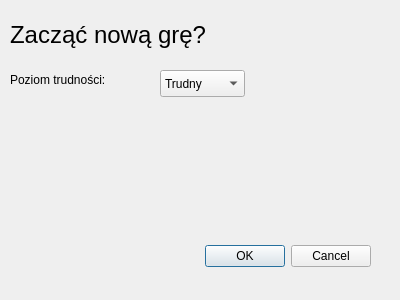
<?xml version="1.0" encoding="UTF-8"?>
<ui version="4.0">
 <class>NewGameDialog</class>
 <widget class="QDialog" name="NewGameDialog">
  <property name="geometry">
   <rect>
    <x>0</x>
    <y>0</y>
    <width>400</width>
    <height>300</height>
   </rect>
  </property>
  <property name="windowTitle">
   <string>Dialog</string>
  </property>
  <widget class="QDialogButtonBox" name="buttonBox">
   <property name="geometry">
    <rect>
     <x>30</x>
     <y>240</y>
     <width>341</width>
     <height>32</height>
    </rect>
   </property>
   <property name="orientation">
    <enum>Qt::Horizontal</enum>
   </property>
   <property name="standardButtons">
    <set>QDialogButtonBox::Cancel|QDialogButtonBox::Ok</set>
   </property>
  </widget>
  <widget class="QLabel" name="label">
   <property name="geometry">
    <rect>
     <x>10</x>
     <y>20</y>
     <width>200</width>
     <height>30</height>
    </rect>
   </property>
   <property name="font">
    <font>
     <pointsize>18</pointsize>
    </font>
   </property>
   <property name="text">
    <string>Zacząć nową grę?</string>
   </property>
  </widget>
  <widget class="QLabel" name="label_2">
   <property name="geometry">
    <rect>
     <x>10</x>
     <y>70</y>
     <width>200</width>
     <height>20</height>
    </rect>
   </property>
   <property name="text">
    <string>Poziom trudności:</string>
   </property>
  </widget>
  <widget class="QComboBox" name="comboBox">
   <property name="geometry">
    <rect>
     <x>160</x>
     <y>70</y>
     <width>85</width>
     <height>27</height>
    </rect>
   </property>
   <item>
    <property name="text">
     <string>Trudny</string>
    </property>
   </item>
   <item>
    <property name="text">
     <string>Średni</string>
    </property>
   </item>
   <item>
    <property name="text">
     <string>Łatwy</string>
    </property>
   </item>
  </widget>
 </widget>
 <resources/>
 <connections>
  <connection>
   <sender>buttonBox</sender>
   <signal>accepted()</signal>
   <receiver>NewGameDialog</receiver>
   <slot>accept()</slot>
   <hints>
    <hint type="sourcelabel">
     <x>248</x>
     <y>254</y>
    </hint>
    <hint type="destinationlabel">
     <x>157</x>
     <y>274</y>
    </hint>
   </hints>
  </connection>
  <connection>
   <sender>buttonBox</sender>
   <signal>rejected()</signal>
   <receiver>NewGameDialog</receiver>
   <slot>reject()</slot>
   <hints>
    <hint type="sourcelabel">
     <x>316</x>
     <y>260</y>
    </hint>
    <hint type="destinationlabel">
     <x>286</x>
     <y>274</y>
    </hint>
   </hints>
  </connection>
 </connections>
</ui>
